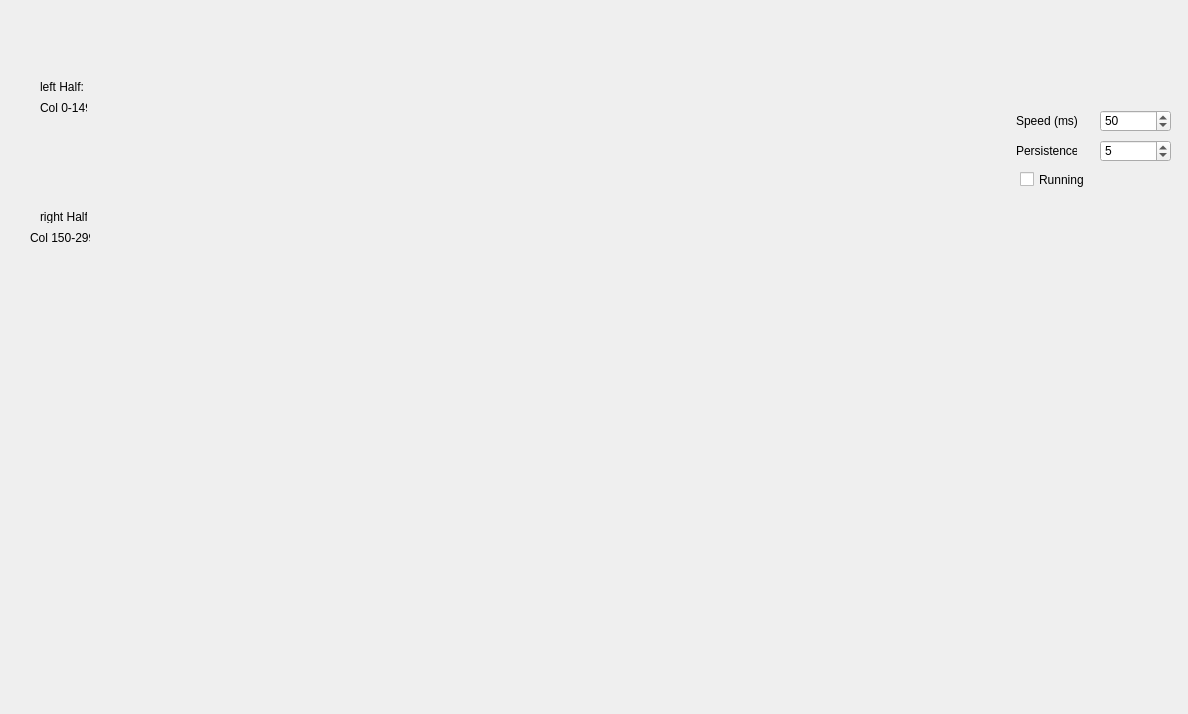
<?xml version="1.0" encoding="UTF-8"?>
<ui version="4.0">
 <class>DisplayReadout</class>
 <widget class="QWidget" name="DisplayReadout">
  <property name="geometry">
   <rect>
    <x>0</x>
    <y>0</y>
    <width>1188</width>
    <height>714</height>
   </rect>
  </property>
  <property name="windowTitle">
   <string>Form</string>
  </property>
  <widget class="QLabel" name="label_4">
   <property name="geometry">
    <rect>
     <x>30</x>
     <y>230</y>
     <width>60</width>
     <height>16</height>
    </rect>
   </property>
   <property name="text">
    <string>Col 150-299</string>
   </property>
  </widget>
  <widget class="QLabel" name="label_3">
   <property name="geometry">
    <rect>
     <x>40</x>
     <y>210</y>
     <width>47</width>
     <height>13</height>
    </rect>
   </property>
   <property name="text">
    <string>right Half:</string>
   </property>
  </widget>
  <widget class="QLabel" name="label_2">
   <property name="geometry">
    <rect>
     <x>40</x>
     <y>100</y>
     <width>47</width>
     <height>16</height>
    </rect>
   </property>
   <property name="text">
    <string>Col 0-149</string>
   </property>
  </widget>
  <widget class="QLabel" name="label">
   <property name="geometry">
    <rect>
     <x>40</x>
     <y>80</y>
     <width>47</width>
     <height>13</height>
    </rect>
   </property>
   <property name="text">
    <string>left Half:</string>
   </property>
  </widget>
  <widget class="QSpinBox" name="Speed_spinbox">
   <property name="geometry">
    <rect>
     <x>1100</x>
     <y>110</y>
     <width>71</width>
     <height>22</height>
    </rect>
   </property>
   <property name="autoFillBackground">
    <bool>false</bool>
   </property>
   <property name="maximum">
    <number>500</number>
   </property>
   <property name="singleStep">
    <number>10</number>
   </property>
   <property name="value">
    <number>50</number>
   </property>
  </widget>
  <widget class="QLabel" name="Speed_label">
   <property name="geometry">
    <rect>
     <x>1016</x>
     <y>110</y>
     <width>61</width>
     <height>21</height>
    </rect>
   </property>
   <property name="autoFillBackground">
    <bool>false</bool>
   </property>
   <property name="text">
    <string>Speed (ms)</string>
   </property>
  </widget>
  <widget class="QSpinBox" name="Persistence_spinbox">
   <property name="geometry">
    <rect>
     <x>1100</x>
     <y>140</y>
     <width>71</width>
     <height>22</height>
    </rect>
   </property>
   <property name="autoFillBackground">
    <bool>false</bool>
   </property>
   <property name="maximum">
    <number>100</number>
   </property>
   <property name="singleStep">
    <number>1</number>
   </property>
   <property name="value">
    <number>5</number>
   </property>
  </widget>
  <widget class="QLabel" name="Persistence_label">
   <property name="geometry">
    <rect>
     <x>1016</x>
     <y>140</y>
     <width>61</width>
     <height>21</height>
    </rect>
   </property>
   <property name="autoFillBackground">
    <bool>false</bool>
   </property>
   <property name="text">
    <string>Persistence</string>
   </property>
  </widget>
  <widget class="QCheckBox" name="Running_checkBox">
   <property name="geometry">
    <rect>
     <x>1020</x>
     <y>170</y>
     <width>72</width>
     <height>19</height>
    </rect>
   </property>
   <property name="text">
    <string>Running</string>
   </property>
  </widget>
 </widget>
 <resources/>
 <connections/>
</ui>
